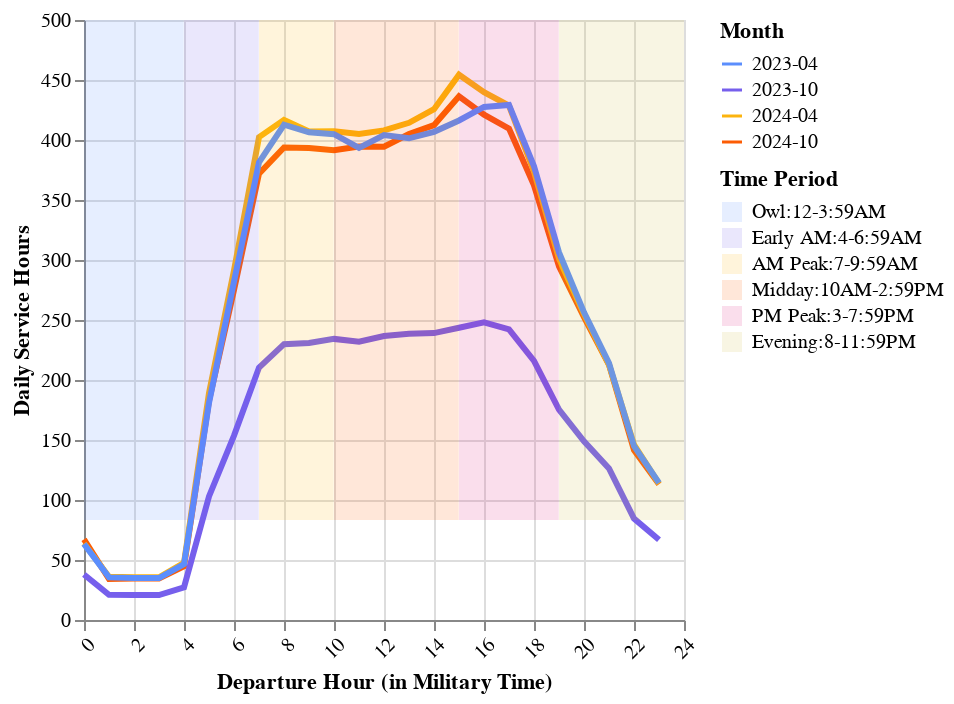

Write notebook code for a chart like this one.
### Code cell
(main_chart + bg_chart).properties(
    resolve=alt.Resolve(
        scale=alt.LegendResolveMap(color=alt.ResolveMode("independent"))
    )
)

### Figure 1 — Vega-Lite specification as saved in the notebook (floating-point values rounded to 4 significant figures)
{"config": {"view": {"continuousWidth": 300, "continuousHeight": 300}}, "layer": [{"data": {"name": "data-a24defcda8345ee835c8909069d4fae7"}, "mark": {"type": "line", "size": 3}, "encoding": {"color": {"field": "Month", "scale": {"range": ["#5b8efd", "#765fec", "#fcb40e", "#fc5c04", "#dd217d", "#ccbb44"]}, "title": "Month", "type": "nominal"}, "tooltip": [{"field": "Weekday or Weekend", "type": "nominal"}], "x": {"axis": {"format": "", "labelAngle": -45}, "field": "Departure Hour (in Military Time)", "title": "Departure Hour (in Military Time)", "type": "quantitative"}, "y": {"field": "Daily Service Hours", "title": "Daily Service Hours", "type": "quantitative"}}}, {"data": {"name": "data-ed3e58c91c1826c4bca955698f66e78a"}, "mark": {"type": "rect", "opacity": 0.15}, "encoding": {"color": {"field": "Time Period", "scale": {"range": ["#5b8efd", "#765fec", "#fcb40e", "#fc5c04", "#dd217d", "#ccbb44"]}, "sort": ["Owl:12-3:59AM", "Early AM:4-6:59AM", "AM Peak:7-9:59AM", "Midday:10AM-2:59PM", "PM Peak:3-7:59PM", "Evening:8-11:59PM"], "type": "nominal"}, "x": {"field": "start", "type": "quantitative"}, "x2": {"field": "stop"}, "y": {"value": 0}, "y2": {"value": 250}}}], "resolve": {"scale": {"color": "independent"}}, "$schema": "https://vega.github.io/schema/vega-lite/v5.20.1.json", "datasets": {"data-a24defcda8345ee835c8909069d4fae7": [{"Portfolio Organization Name": "City and County of San Francisco", "Month": "2024-10", "Weekday or Weekend": "Weekday", "Departure Hour (in Military Time)": 0, "Service Hours": 336.1, "Daily Service Hours": 67.23}, {"Portfolio Organization Name": "City and County of San Francisco", "Month": "2024-10", "Weekday or Weekend": "Weekday", "Departure Hour (in Military Time)": 1, "Service Hours": 171.0, "Daily Service Hours": 34.2}, {"Portfolio Organization Name": "City and County of San Francisco", "Month": "2024-10", "Weekday or Weekend": "Weekday", "Departure Hour (in Military Time)": 2, "Service Hours": 173.1, "Daily Service Hours": 34.62}, {"Portfolio Organization Name": "City and County of San Francisco", "Month": "2024-10", "Weekday or Weekend": "Weekday", "Departure Hour (in Military Time)": 3, "Service Hours": 173.1, "Daily Service Hours": 34.62}, {"Portfolio Organization Name": "City and County of San Francisco", "Month": "2024-10", "Weekday or Weekend": "Weekday", "Departure Hour (in Military Time)": 4, "Service Hours": 224.2, "Daily Service Hours": 44.83}, {"Portfolio Organization Name": "City and County of San Francisco", "Month": "2024-10", "Weekday or Weekend": "Weekday", "Departure Hour (in Military Time)": 5, "Service Hours": 913.5, "Daily Service Hours": 182.7}, {"Portfolio Organization Name": "City and County of San Francisco", "Month": "2024-10", "Weekday or Weekend": "Weekday", "Departure Hour (in Military Time)": 6, "Service Hours": 1375.0, "Daily Service Hours": 275.0}, {"Portfolio Organization Name": "City and County of San Francisco", "Month": "2024-10", "Weekday or Weekend": "Weekday", "Departure Hour (in Military Time)": 7, "Service Hours": 1860.0, "Daily Service Hours": 371.9}, {"Portfolio Organization Name": "City and County of San Francisco", "Month": "2024-10", "Weekday or Weekend": "Weekday", "Departure Hour (in Military Time)": 8, "Service Hours": 1969.0, "Daily Service Hours": 393.8}, {"Portfolio Organization Name": "City and County of San Francisco", "Month": "2024-10", "Weekday or Weekend": "Weekday", "Departure Hour (in Military Time)": 9, "Service Hours": 1967.0, "Daily Service Hours": 393.4}, {"Portfolio Organization Name": "City and County of San Francisco", "Month": "2024-10", "Weekday or Weekend": "Weekday", "Departure Hour (in Military Time)": 10, "Service Hours": 1958.0, "Daily Service Hours": 391.5}, {"Portfolio Organization Name": "City and County of San Francisco", "Month": "2024-10", "Weekday or Weekend": "Weekday", "Departure Hour (in Military Time)": 11, "Service Hours": 1973.0, "Daily Service Hours": 394.6}, {"Portfolio Organization Name": "City and County of San Francisco", "Month": "2024-10", "Weekday or Weekend": "Weekday", "Departure Hour (in Military Time)": 12, "Service Hours": 1972.0, "Daily Service Hours": 394.4}, {"Portfolio Organization Name": "City and County of San Francisco", "Month": "2024-10", "Weekday or Weekend": "Weekday", "Departure Hour (in Military Time)": 13, "Service Hours": 2025.0, "Daily Service Hours": 405.0}, {"Portfolio Organization Name": "City and County of San Francisco", "Month": "2024-10", "Weekday or Weekend": "Weekday", "Departure Hour (in Military Time)": 14, "Service Hours": 2062.0, "Daily Service Hours": 412.4}, {"Portfolio Organization Name": "City and County of San Francisco", "Month": "2024-10", "Weekday or Weekend": "Weekday", "Departure Hour (in Military Time)": 15, "Service Hours": 2182.0, "Daily Service Hours": 436.4}, {"Portfolio Organization Name": "City and County of San Francisco", "Month": "2024-10", "Weekday or Weekend": "Weekday", "Departure Hour (in Military Time)": 16, "Service Hours": 2105.0, "Daily Service Hours": 421.1}, {"Portfolio Organization Name": "City and County of San Francisco", "Month": "2024-10", "Weekday or Weekend": "Weekday", "Departure Hour (in Military Time)": 17, "Service Hours": 2048.0, "Daily Service Hours": 409.5}, {"Portfolio Organization Name": "City and County of San Francisco", "Month": "2024-10", "Weekday or Weekend": "Weekday", "Departure Hour (in Military Time)": 18, "Service Hours": 1811.0, "Daily Service Hours": 362.3}, {"Portfolio Organization Name": "City and County of San Francisco", "Month": "2024-10", "Weekday or Weekend": "Weekday", "Departure Hour (in Military Time)": 19, "Service Hours": 1473.0, "Daily Service Hours": 294.7}, {"Portfolio Organization Name": "City and County of San Francisco", "Month": "2024-10", "Weekday or Weekend": "Weekday", "Departure Hour (in Military Time)": 20, "Service Hours": 1262.0, "Daily Service Hours": 252.5}, {"Portfolio Organization Name": "City and County of San Francisco", "Month": "2024-10", "Weekday or Weekend": "Weekday", "Departure Hour (in Military Time)": 21, "Service Hours": 1064.0, "Daily Service Hours": 212.7}, {"Portfolio Organization Name": "City and County of San Francisco", "Month": "2024-10", "Weekday or Weekend": "Weekday", "Departure Hour (in Military Time)": 22, "Service Hours": 707.8, "Daily Service Hours": 141.6}, {"Portfolio Organization Name": "City and County of San Francisco", "Month": "2024-10", "Weekday or Weekend": "Weekday", "Departure Hour (in Military Time)": 23, "Service Hours": 565.9, "Daily Service Hours": 113.2}, {"Portfolio Organization Name": "City and County of San Francisco", "Month": "2024-04", "Weekday or Weekend": "Weekday", "Departure Hour (in Military Time)": 0, "Service Hours": 319.1, "Daily Service Hours": 63.81}, {"Portfolio Organization Name": "City and County of San Francisco", "Month": "2024-04", "Weekday or Weekend": "Weekday", "Departure Hour (in Military Time)": 1, "Service Hours": 179.9, "Daily Service Hours": 35.98}, {"Portfolio Organization Name": "City and County of San Francisco", "Month": "2024-04", "Weekday or Weekend": "Weekday", "Departure Hour (in Military Time)": 2, "Service Hours": 177.7, "Daily Service Hours": 35.53}, {"Portfolio Organization Name": "City and County of San Francisco", "Month": "2024-04", "Weekday or Weekend": "Weekday", "Departure Hour (in Military Time)": 3, "Service Hours": 177.7, "Daily Service Hours": 35.53}, {"Portfolio Organization Name": "City and County of San Francisco", "Month": "2024-04", "Weekday or Weekend": "Weekday", "Departure Hour (in Military Time)": 4, "Service Hours": 238.2, "Daily Service Hours": 47.65}, {"Portfolio Organization Name": "City and County of San Francisco", "Month": "2024-04", "Weekday or Weekend": "Weekday", "Departure Hour (in Military Time)": 5, "Service Hours": 946.0, "Daily Service Hours": 189.2}, {"Portfolio Organization Name": "City and County of San Francisco", "Month": "2024-04", "Weekday or Weekend": "Weekday", "Departure Hour (in Military Time)": 6, "Service Hours": 1457.0, "Daily Service Hours": 291.5}, {"Portfolio Organization Name": "City and County of San Francisco", "Month": "2024-04", "Weekday or Weekend": "Weekday", "Departure Hour (in Military Time)": 7, "Service Hours": 2012.0, "Daily Service Hours": 402.4}, {"Portfolio Organization Name": "City and County of San Francisco", "Month": "2024-04", "Weekday or Weekend": "Weekday", "Departure Hour (in Military Time)": 8, "Service Hours": 2084.0, "Daily Service Hours": 416.8}, {"Portfolio Organization Name": "City and County of San Francisco", "Month": "2024-04", "Weekday or Weekend": "Weekday", "Departure Hour (in Military Time)": 9, "Service Hours": 2036.0, "Daily Service Hours": 407.1}, {"Portfolio Organization Name": "City and County of San Francisco", "Month": "2024-04", "Weekday or Weekend": "Weekday", "Departure Hour (in Military Time)": 10, "Service Hours": 2037.0, "Daily Service Hours": 407.3}, {"Portfolio Organization Name": "City and County of San Francisco", "Month": "2024-04", "Weekday or Weekend": "Weekday", "Departure Hour (in Military Time)": 11, "Service Hours": 2025.0, "Daily Service Hours": 405.0}, {"Portfolio Organization Name": "City and County of San Francisco", "Month": "2024-04", "Weekday or Weekend": "Weekday", "Departure Hour (in Military Time)": 12, "Service Hours": 2040.0, "Daily Service Hours": 408.0}, {"Portfolio Organization Name": "City and County of San Francisco", "Month": "2024-04", "Weekday or Weekend": "Weekday", "Departure Hour (in Military Time)": 13, "Service Hours": 2072.0, "Daily Service Hours": 414.3}, {"Portfolio Organization Name": "City and County of San Francisco", "Month": "2024-04", "Weekday or Weekend": "Weekday", "Departure Hour (in Military Time)": 14, "Service Hours": 2128.0, "Daily Service Hours": 425.7}, {"Portfolio Organization Name": "City and County of San Francisco", "Month": "2024-04", "Weekday or Weekend": "Weekday", "Departure Hour (in Military Time)": 15, "Service Hours": 2272.0, "Daily Service Hours": 454.4}, {"Portfolio Organization Name": "City and County of San Francisco", "Month": "2024-04", "Weekday or Weekend": "Weekday", "Departure Hour (in Military Time)": 16, "Service Hours": 2199.0, "Daily Service Hours": 439.9}, {"Portfolio Organization Name": "City and County of San Francisco", "Month": "2024-04", "Weekday or Weekend": "Weekday", "Departure Hour (in Military Time)": 17, "Service Hours": 2143.0, "Daily Service Hours": 428.6}, {"Portfolio Organization Name": "City and County of San Francisco", "Month": "2024-04", "Weekday or Weekend": "Weekday", "Departure Hour (in Military Time)": 18, "Service Hours": 1868.0, "Daily Service Hours": 373.6}, {"Portfolio Organization Name": "City and County of San Francisco", "Month": "2024-04", "Weekday or Weekend": "Weekday", "Departure Hour (in Military Time)": 19, "Service Hours": 1505.0, "Daily Service Hours": 301.0}, {"Portfolio Organization Name": "City and County of San Francisco", "Month": "2024-04", "Weekday or Weekend": "Weekday", "Departure Hour (in Military Time)": 20, "Service Hours": 1275.0, "Daily Service Hours": 255.0}, {"Portfolio Organization Name": "City and County of San Francisco", "Month": "2024-04", "Weekday or Weekend": "Weekday", "Departure Hour (in Military Time)": 21, "Service Hours": 1064.0, "Daily Service Hours": 212.8}, {"Portfolio Organization Name": "City and County of San Francisco", "Month": "2024-04", "Weekday or Weekend": "Weekday", "Departure Hour (in Military Time)": 22, "Service Hours": 730.8, "Daily Service Hours": 146.2}, {"Portfolio Organization Name": "City and County of San Francisco", "Month": "2024-04", "Weekday or Weekend": "Weekday", "Departure Hour (in Military Time)": 23, "Service Hours": 568.5, "Daily Service Hours": 113.7}, {"Portfolio Organization Name": "City and County of San Francisco", "Month": "2023-10", "Weekday or Weekend": "Weekday", "Departure Hour (in Military Time)": 0, "Service Hours": 189.5, "Daily Service Hours": 37.9}, {"Portfolio Organization Name": "City and County of San Francisco", "Month": "2023-10", "Weekday or Weekend": "Weekday", "Departure Hour (in Military Time)": 1, "Service Hours": 105.1, "Daily Service Hours": 21.02}, {"Portfolio Organization Name": "City and County of San Francisco", "Month": "2023-10", "Weekday or Weekend": "Weekday", "Departure Hour (in Military Time)": 2, "Service Hours": 103.7, "Daily Service Hours": 20.74}, {"Portfolio Organization Name": "City and County of San Francisco", "Month": "2023-10", "Weekday or Weekend": "Weekday", "Departure Hour (in Military Time)": 3, "Service Hours": 103.7, "Daily Service Hours": 20.74}, {"Portfolio Organization Name": "City and County of San Francisco", "Month": "2023-10", "Weekday or Weekend": "Weekday", "Departure Hour (in Military Time)": 4, "Service Hours": 136.1, "Daily Service Hours": 27.21}, {"Portfolio Organization Name": "City and County of San Francisco", "Month": "2023-10", "Weekday or Weekend": "Weekday", "Departure Hour (in Military Time)": 5, "Service Hours": 515.2, "Daily Service Hours": 103.0}, {"Portfolio Organization Name": "City and County of San Francisco", "Month": "2023-10", "Weekday or Weekend": "Weekday", "Departure Hour (in Military Time)": 6, "Service Hours": 768.2, "Daily Service Hours": 153.6}, {"Portfolio Organization Name": "City and County of San Francisco", "Month": "2023-10", "Weekday or Weekend": "Weekday", "Departure Hour (in Military Time)": 7, "Service Hours": 1052.0, "Daily Service Hours": 210.3}, {"Portfolio Organization Name": "City and County of San Francisco", "Month": "2023-10", "Weekday or Weekend": "Weekday", "Departure Hour (in Military Time)": 8, "Service Hours": 1149.0, "Daily Service Hours": 229.9}, {"Portfolio Organization Name": "City and County of San Francisco", "Month": "2023-10", "Weekday or Weekend": "Weekday", "Departure Hour (in Military Time)": 9, "Service Hours": 1154.0, "Daily Service Hours": 230.8}, {"Portfolio Organization Name": "City and County of San Francisco", "Month": "2023-10", "Weekday or Weekend": "Weekday", "Departure Hour (in Military Time)": 10, "Service Hours": 1171.0, "Daily Service Hours": 234.2}, {"Portfolio Organization Name": "City and County of San Francisco", "Month": "2023-10", "Weekday or Weekend": "Weekday", "Departure Hour (in Military Time)": 11, "Service Hours": 1159.0, "Daily Service Hours": 231.9}, {"Portfolio Organization Name": "City and County of San Francisco", "Month": "2023-10", "Weekday or Weekend": "Weekday", "Departure Hour (in Military Time)": 12, "Service Hours": 1183.0, "Daily Service Hours": 236.6}, {"Portfolio Organization Name": "City and County of San Francisco", "Month": "2023-10", "Weekday or Weekend": "Weekday", "Departure Hour (in Military Time)": 13, "Service Hours": 1192.0, "Daily Service Hours": 238.5}, {"Portfolio Organization Name": "City and County of San Francisco", "Month": "2023-10", "Weekday or Weekend": "Weekday", "Departure Hour (in Military Time)": 14, "Service Hours": 1195.0, "Daily Service Hours": 239.1}, {"Portfolio Organization Name": "City and County of San Francisco", "Month": "2023-10", "Weekday or Weekend": "Weekday", "Departure Hour (in Military Time)": 15, "Service Hours": 1218.0, "Daily Service Hours": 243.6}, {"Portfolio Organization Name": "City and County of San Francisco", "Month": "2023-10", "Weekday or Weekend": "Weekday", "Departure Hour (in Military Time)": 16, "Service Hours": 1240.0, "Daily Service Hours": 248.1}, {"Portfolio Organization Name": "City and County of San Francisco", "Month": "2023-10", "Weekday or Weekend": "Weekday", "Departure Hour (in Military Time)": 17, "Service Hours": 1211.0, "Daily Service Hours": 242.2}, {"Portfolio Organization Name": "City and County of San Francisco", "Month": "2023-10", "Weekday or Weekend": "Weekday", "Departure Hour (in Military Time)": 18, "Service Hours": 1079.0, "Daily Service Hours": 215.9}, {"Portfolio Organization Name": "City and County of San Francisco", "Month": "2023-10", "Weekday or Weekend": "Weekday", "Departure Hour (in Military Time)": 19, "Service Hours": 876.6, "Daily Service Hours": 175.3}, {"Portfolio Organization Name": "City and County of San Francisco", "Month": "2023-10", "Weekday or Weekend": "Weekday", "Departure Hour (in Military Time)": 20, "Service Hours": 744.7, "Daily Service Hours": 148.9}, {"Portfolio Organization Name": "City and County of San Francisco", "Month": "2023-10", "Weekday or Weekend": "Weekday", "Departure Hour (in Military Time)": 21, "Service Hours": 631.2, "Daily Service Hours": 126.2}, {"Portfolio Organization Name": "City and County of San Francisco", "Month": "2023-10", "Weekday or Weekend": "Weekday", "Departure Hour (in Military Time)": 22, "Service Hours": 422.7, "Daily Service Hours": 84.54}, {"Portfolio Organization Name": "City and County of San Francisco", "Month": "2023-10", "Weekday or Weekend": "Weekday", "Departure Hour (in Military Time)": 23, "Service Hours": 334.5, "Daily Service Hours": 66.9}, {"Portfolio Organization Name": "City and County of San Francisco", "Month": "2023-04", "Weekday or Weekend": "Weekday", "Departure Hour (in Military Time)": 0, "Service Hours": 316.9, "Daily Service Hours": 63.38}, {"Portfolio Organization Name": "City and County of San Francisco", "Month": "2023-04", "Weekday or Weekend": "Weekday", "Departure Hour (in Military Time)": 1, "Service Hours": 177.6, "Daily Service Hours": 35.52}, {"Portfolio Organization Name": "City and County of San Francisco", "Month": "2023-04", "Weekday or Weekend": "Weekday", "Departure Hour (in Military Time)": 2, "Service Hours": 174.8, "Daily Service Hours": 34.97}, {"Portfolio Organization Name": "City and County of San Francisco", "Month": "2023-04", "Weekday or Weekend": "Weekday", "Departure Hour (in Military Time)": 3, "Service Hours": 174.8, "Daily Service Hours": 34.97}, {"Portfolio Organization Name": "City and County of San Francisco", "Month": "2023-04", "Weekday or Weekend": "Weekday", "Departure Hour (in Military Time)": 4, "Service Hours": 232.7, "Daily Service Hours": 46.53}, {"Portfolio Organization Name": "City and County of San Francisco", "Month": "2023-04", "Weekday or Weekend": "Weekday", "Departure Hour (in Military Time)": 5, "Service Hours": 904.3, "Daily Service Hours": 180.9}, {"Portfolio Organization Name": "City and County of San Francisco", "Month": "2023-04", "Weekday or Weekend": "Weekday", "Departure Hour (in Military Time)": 6, "Service Hours": 1410.0, "Daily Service Hours": 282.0}, {"Portfolio Organization Name": "City and County of San Francisco", "Month": "2023-04", "Weekday or Weekend": "Weekday", "Departure Hour (in Military Time)": 7, "Service Hours": 1906.0, "Daily Service Hours": 381.3}, {"Portfolio Organization Name": "City and County of San Francisco", "Month": "2023-04", "Weekday or Weekend": "Weekday", "Departure Hour (in Military Time)": 8, "Service Hours": 2064.0, "Daily Service Hours": 412.7}, {"Portfolio Organization Name": "City and County of San Francisco", "Month": "2023-04", "Weekday or Weekend": "Weekday", "Departure Hour (in Military Time)": 9, "Service Hours": 2032.0, "Daily Service Hours": 406.4}, {"Portfolio Organization Name": "City and County of San Francisco", "Month": "2023-04", "Weekday or Weekend": "Weekday", "Departure Hour (in Military Time)": 10, "Service Hours": 2024.0, "Daily Service Hours": 404.9}, {"Portfolio Organization Name": "City and County of San Francisco", "Month": "2023-04", "Weekday or Weekend": "Weekday", "Departure Hour (in Military Time)": 11, "Service Hours": 1967.0, "Daily Service Hours": 393.4}, {"Portfolio Organization Name": "City and County of San Francisco", "Month": "2023-04", "Weekday or Weekend": "Weekday", "Departure Hour (in Military Time)": 12, "Service Hours": 2021.0, "Daily Service Hours": 404.1}, {"Portfolio Organization Name": "City and County of San Francisco", "Month": "2023-04", "Weekday or Weekend": "Weekday", "Departure Hour (in Military Time)": 13, "Service Hours": 2007.0, "Daily Service Hours": 401.4}, {"Portfolio Organization Name": "City and County of San Francisco", "Month": "2023-04", "Weekday or Weekend": "Weekday", "Departure Hour (in Military Time)": 14, "Service Hours": 2034.0, "Daily Service Hours": 406.8}, {"Portfolio Organization Name": "City and County of San Francisco", "Month": "2023-04", "Weekday or Weekend": "Weekday", "Departure Hour (in Military Time)": 15, "Service Hours": 2081.0, "Daily Service Hours": 416.2}, {"Portfolio Organization Name": "City and County of San Francisco", "Month": "2023-04", "Weekday or Weekend": "Weekday", "Departure Hour (in Military Time)": 16, "Service Hours": 2138.0, "Daily Service Hours": 427.5}, {"Portfolio Organization Name": "City and County of San Francisco", "Month": "2023-04", "Weekday or Weekend": "Weekday", "Departure Hour (in Military Time)": 17, "Service Hours": 2146.0, "Daily Service Hours": 429.2}, {"Portfolio Organization Name": "City and County of San Francisco", "Month": "2023-04", "Weekday or Weekend": "Weekday", "Departure Hour (in Military Time)": 18, "Service Hours": 1890.0, "Daily Service Hours": 378.1}, {"Portfolio Organization Name": "City and County of San Francisco", "Month": "2023-04", "Weekday or Weekend": "Weekday", "Departure Hour (in Military Time)": 19, "Service Hours": 1532.0, "Daily Service Hours": 306.3}, {"Portfolio Organization Name": "City and County of San Francisco", "Month": "2023-04", "Weekday or Weekend": "Weekday", "Departure Hour (in Military Time)": 20, "Service Hours": 1282.0, "Daily Service Hours": 256.4}, {"Portfolio Organization Name": "City and County of San Francisco", "Month": "2023-04", "Weekday or Weekend": "Weekday", "Departure Hour (in Military Time)": 21, "Service Hours": 1070.0, "Daily Service Hours": 214.1}, {"Portfolio Organization Name": "City and County of San Francisco", "Month": "2023-04", "Weekday or Weekend": "Weekday", "Departure Hour (in Military Time)": 22, "Service Hours": 725.0, "Daily Service Hours": 145.0}, {"Portfolio Organization Name": "City and County of San Francisco", "Month": "2023-04", "Weekday or Weekend": "Weekday", "Departure Hour (in Military Time)": 23, "Service Hours": 571.5, "Daily Service Hours": 114.3}], "data-ed3e58c91c1826c4bca955698f66e78a": [{"index": 0, "start": 0, "stop": 3.99, "Time Period": "Owl:12-3:59AM"}, {"index": 1, "start": 4, "stop": 6.99, "Time Period": "Early AM:4-6:59AM"}, {"index": 2, "start": 7, "stop": 9.99, "Time Period": "AM Peak:7-9:59AM"}, {"index": 3, "start": 10, "stop": 14.99, "Time Period": "Midday:10AM-2:59PM"}, {"index": 4, "start": 15, "stop": 18.99, "Time Period": "PM Peak:3-7:59PM"}, {"index": 5, "start": 19, "stop": 24.0, "Time Period": "Evening:8-11:59PM"}]}}
